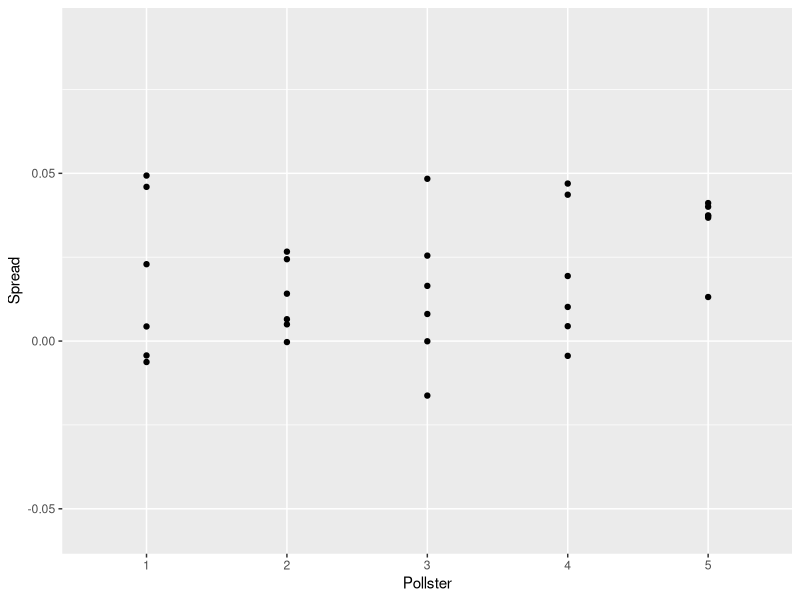
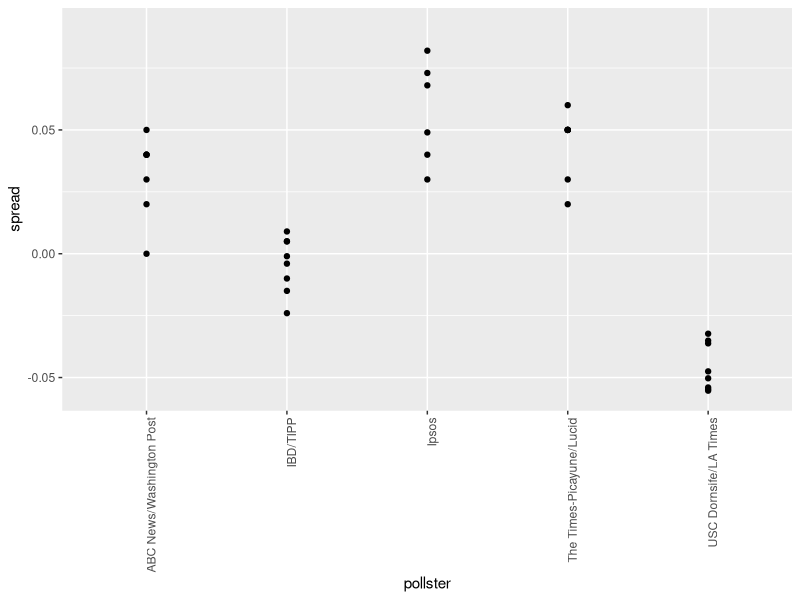
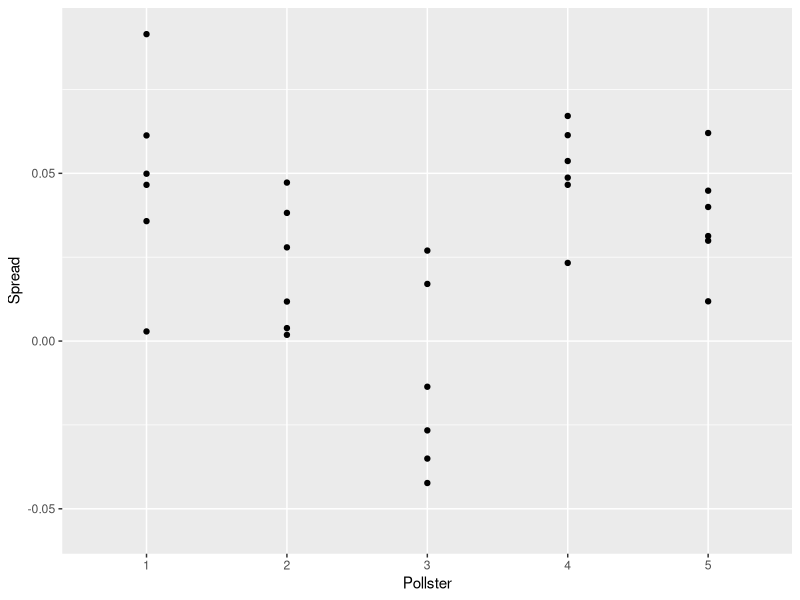
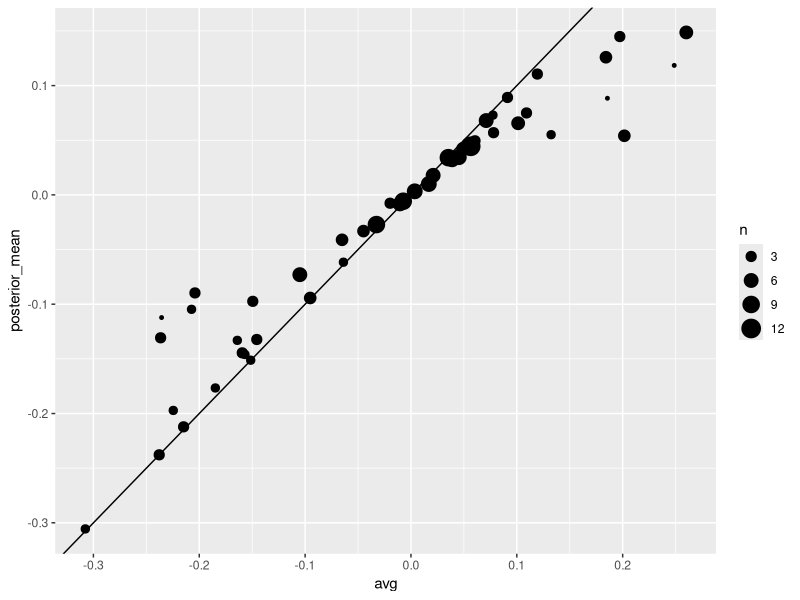
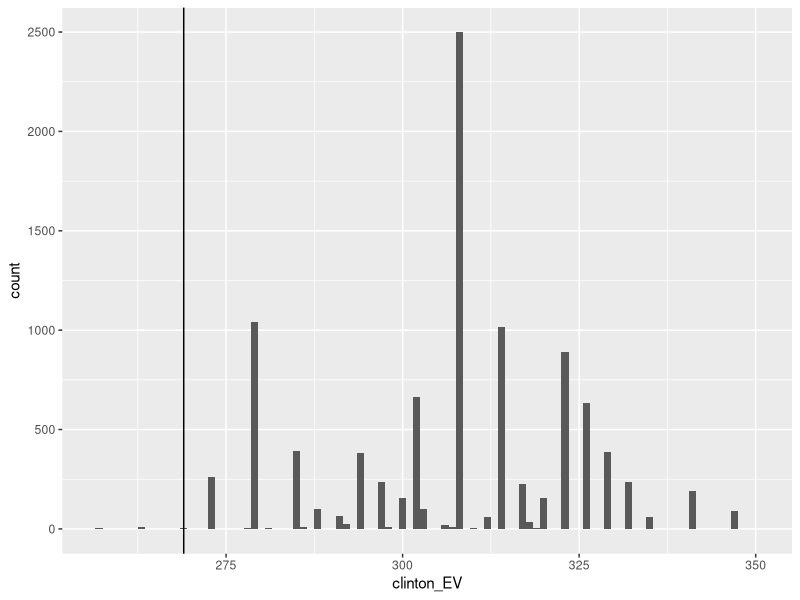
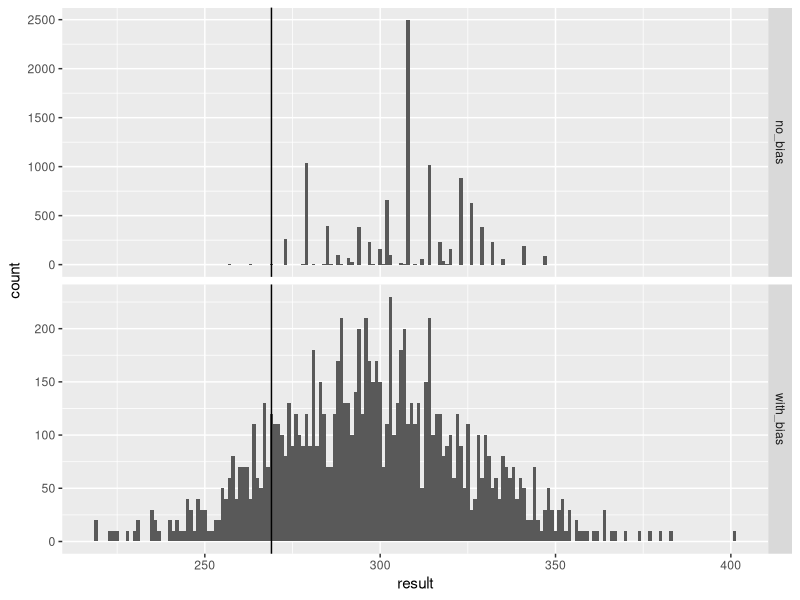
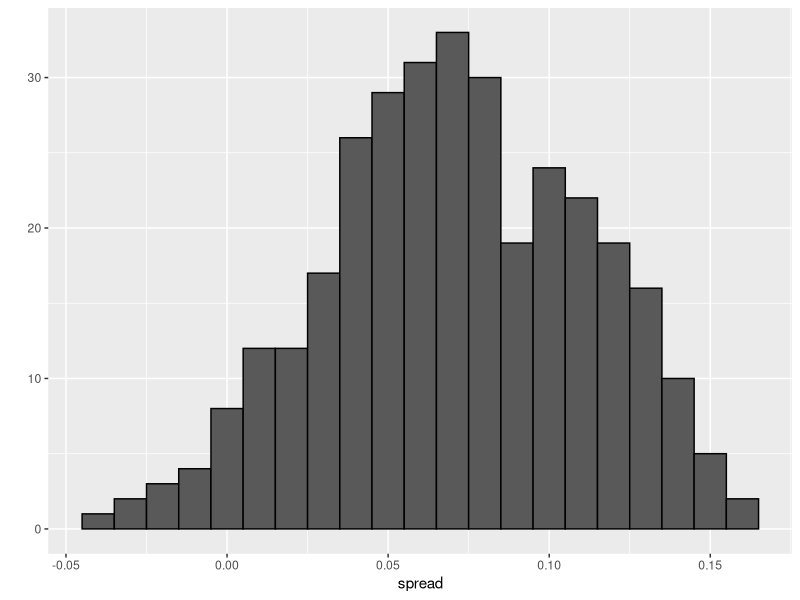
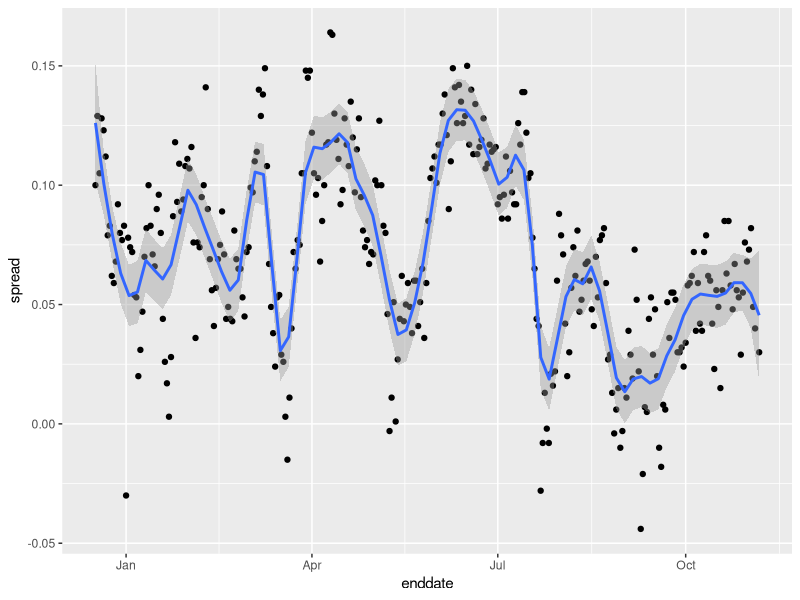

Here is the R script that generated these plots, in order:
## ---- chunk 1
library(tidyverse)
library(dslabs)
polls <- polls_us_election_2016 %>% 
  filter(state == "U.S." & enddate >= "2016-10-31" &
           (grade %in% c("A+","A","A-","B+") | is.na(grade))) %>% 
  mutate(spread = rawpoll_clinton/100 - rawpoll_trump/100)

one_poll_per_pollster <- polls %>% group_by(pollster) %>% 
  filter(enddate == max(enddate)) %>%
  ungroup()

results <- one_poll_per_pollster %>% 
  summarize(avg = mean(spread), se = sd(spread)/sqrt(length(spread))) %>% 
  mutate(start = avg - 1.96*se, end = avg + 1.96*se) 
## ---- chunk 2
mu <- 0
tau <- 0.035
sigma <- results$se
Y <- results$avg
B <- sigma^2 / (sigma^2 + tau^2)

posterior_mean <- B*mu + (1-B)*Y
posterior_se <- sqrt( 1/ (1/sigma^2 + 1/tau^2))

posterior_mean
posterior_se
## ---- chunk 3
posterior_mean + c(-1.96, 1.96)*posterior_se
## ---- chunk 4
1 - pnorm(0, posterior_mean, posterior_se)
## ---- chunk 5
set.seed(3)
J <- 6
N <- 2000
d <- .021
p <- (d + 1)/2
X <- d + rnorm(J, 0, 2 * sqrt(p * (1 - p) / N))
## ---- chunk 6
I <- 5
J <- 6
N <- 2000
X <- sapply(1:I, function(i){
  d + rnorm(J, 0, 2 * sqrt(p * (1 - p) / N))
})
## ---- chunk 7
data.frame(Spread = as.vector(X) , Pollster = as.factor(rep(1:I, each=J))) %>%
  ggplot(aes(Pollster, Spread)) + 
  geom_point() + 
  scale_y_continuous(limit = c(-0.056,0.092))
## ---- chunk 8
polls %>% group_by(pollster) %>% 
  filter(n() >= 6) %>%
  ggplot(aes(pollster, spread)) + 
  geom_point() +
  theme(axis.text.x = element_text(angle = 90, hjust = 1)) +
  scale_y_continuous(limit = c(-0.056,0.092))
## ---- chunk 9
I <- 5
J <- 6
N <- 2000
d <- .021
p <- (d + 1) / 2
h <- rnorm(I, 0, 0.025)
X <- sapply(1:I, function(i){
  d + h[i] + rnorm(J, 0, 2 * sqrt(p * (1 - p) / N))
})
## ---- chunk 10
data.frame(Spread = as.vector(X) , Pollster = as.factor(rep(1:I, each=J))) %>%
  ggplot(aes(Pollster, Spread)) +
  geom_point() +
  scale_y_continuous(limit = c(-0.056, 0.092))
## ---- chunk 11
sd(one_poll_per_pollster$spread)
## ---- chunk 12
mu <- 0
tau <- 0.035
sigma <- sqrt(results$se^2 + .025^2)
Y <- results$avg
B <- sigma^2 / (sigma^2 + tau^2)

posterior_mean <- B*mu + (1-B)*Y
posterior_se <- sqrt( 1/ (1/sigma^2 + 1/tau^2))

1 - pnorm(0, posterior_mean, posterior_se)
## ---- chunk 13
results_us_election_2016 %>% top_n(5, electoral_votes)
## ---- chunk 14
results <- polls_us_election_2016 %>%
  filter(state!="U.S." & 
           !str_detect(state, "CD") & 
           enddate >="2016-10-31" & 
           (grade %in% c("A+","A","A-","B+") | is.na(grade))) %>%
  mutate(spread = rawpoll_clinton/100 - rawpoll_trump/100) %>%
  group_by(state) %>%
  summarize(avg = mean(spread), sd = sd(spread), n = n()) %>%
  mutate(state = as.character(state))
## ---- chunk 15
results %>% arrange(abs(avg))
## ---- chunk 16
results <- left_join(results, results_us_election_2016, by = "state")
## ---- chunk 17
results_us_election_2016 %>% filter(!state %in% results$state)
## ---- chunk 18
results <- results %>%
  mutate(sd = ifelse(is.na(sd), median(results$sd, na.rm = TRUE), sd))
## ---- chunk 19
mu <- 0
tau <- 0.02
results %>% mutate(sigma = sd/sqrt(n), 
                   B = sigma^2 / (sigma^2 + tau^2),
                   posterior_mean = B * mu + (1 - B) * avg,
                   posterior_se = sqrt(1/ (1/sigma^2 + 1/tau^2))) %>%
  arrange(abs(posterior_mean))
## ---- chunk 20
results %>% mutate(sigma = sd / sqrt(n), 
                   B = sigma^2 / (sigma^2 + tau^2),
                   posterior_mean = B * mu + (1 - B) * avg,
                   posterior_se = sqrt(1/ (1/sigma^2 + 1/tau^2))) %>%
  ggplot(aes(avg, posterior_mean, size = n)) + geom_point() + 
  geom_abline(slope = 1, intercept = 0)
## ---- chunk 21
B <- 10000
mu <- 0
tau <- 0.02
clinton_EV <- replicate(B, {
  results %>% mutate(sigma = sd/sqrt(n), 
                   B = sigma^2 / (sigma^2 + tau^2),
                   posterior_mean = B * mu + (1 - B) * avg,
                   posterior_se = sqrt(1 / (1/sigma^2 + 1/tau^2)),
                   result = rnorm(length(posterior_mean), 
                                  posterior_mean, posterior_se),
                   clinton = ifelse(result > 0, electoral_votes, 0)) %>% 
    summarize(clinton = sum(clinton)) %>% 
    pull(clinton) + 7
})

mean(clinton_EV > 269)
## ---- chunk 22
data.frame(clinton_EV) %>% 
  ggplot(aes(clinton_EV)) + 
  geom_histogram(binwidth = 1) +
  geom_vline(xintercept = 269)
## ---- chunk 23
tau <- 0.02
bias_sd <- 0.03
clinton_EV_2 <- replicate(1000, {
  results %>% mutate(sigma = sqrt(sd^2/n  + bias_sd^2),  
                   B = sigma^2 / (sigma^2 + tau^2),
                   posterior_mean = B*mu + (1-B)*avg,
                   posterior_se = sqrt( 1/ (1/sigma^2 + 1/tau^2)),
                   result = rnorm(length(posterior_mean), 
                                  posterior_mean, posterior_se),
                   clinton = ifelse(result>0, electoral_votes, 0)) %>% 
    summarize(clinton = sum(clinton) + 7) %>% 
    pull(clinton)
})
mean(clinton_EV_2 > 269)
## ---- chunk 24
data.frame(no_bias=clinton_EV, with_bias=clinton_EV_2) %>% gather(approach, result) %>%
  ggplot(aes(result)) + 
  geom_histogram(binwidth = 1) +
  geom_vline(xintercept = 269) +
  facet_grid(approach~., scales="free")
## ---- chunk 25
one_pollster <- polls_us_election_2016 %>% 
  filter(pollster == "Ipsos" & state == "U.S.") %>% 
  mutate(spread = rawpoll_clinton/100 - rawpoll_trump/100)
## ---- chunk 26
se <- one_pollster %>% 
  summarize(empirical = sd(spread), 
            theoretical = 2 * sqrt(mean(spread) * (1 - mean(spread)) /
                                     min(samplesize)))
se
## ---- chunk 27
qplot(spread, geom = "histogram", binwidth = 0.01, data = one_pollster, color = I("black"))
## ---- chunk 28
one_pollster %>% ggplot(aes(enddate, spread)) + 
  geom_point() + 
  geom_smooth(method = "loess", span = 0.1)
## ---- chunk 29
polls_us_election_2016 %>%
  filter(state == "U.S.") %>%
  group_by(pollster) %>%
  filter(n()>=10) %>%
  ungroup() %>%
  mutate(spread = rawpoll_clinton/100 - rawpoll_trump/100) %>%
  ggplot(aes(enddate, spread)) + 
  geom_smooth(method = "loess", span = 0.1) + 
  geom_point(aes(color=pollster), show.legend = FALSE, alpha=0.6) 
## ---- chunk 30
polls_us_election_2016 %>%
  filter(state == "U.S." & enddate>="2016-07-01") %>%
  select(enddate, pollster, rawpoll_clinton, rawpoll_trump) %>%
  rename(Clinton = rawpoll_clinton, Trump = rawpoll_trump) %>%
  gather(candidate, percentage, -enddate, -pollster) %>% 
  mutate(candidate = factor(candidate, levels = c("Trump","Clinton")))%>%
  group_by(pollster) %>%
  filter(n()>=10) %>%
  ungroup() %>%
  ggplot(aes(enddate, percentage, color = candidate)) +  
  geom_point(show.legend = FALSE, alpha=0.4)  + 
  geom_smooth(method = "loess", span = 0.15) +
  scale_y_continuous(limits = c(30,50))
## ---- chunk 31
    library(tidyverse)
    library(dslabs)
    data("polls_us_election_2016")
    polls <- polls_us_election_2016 %>% 
      filter(state != "U.S." & enddate >= "2016-10-31") %>% 
      mutate(spread = rawpoll_clinton/100 - rawpoll_trump/100)
